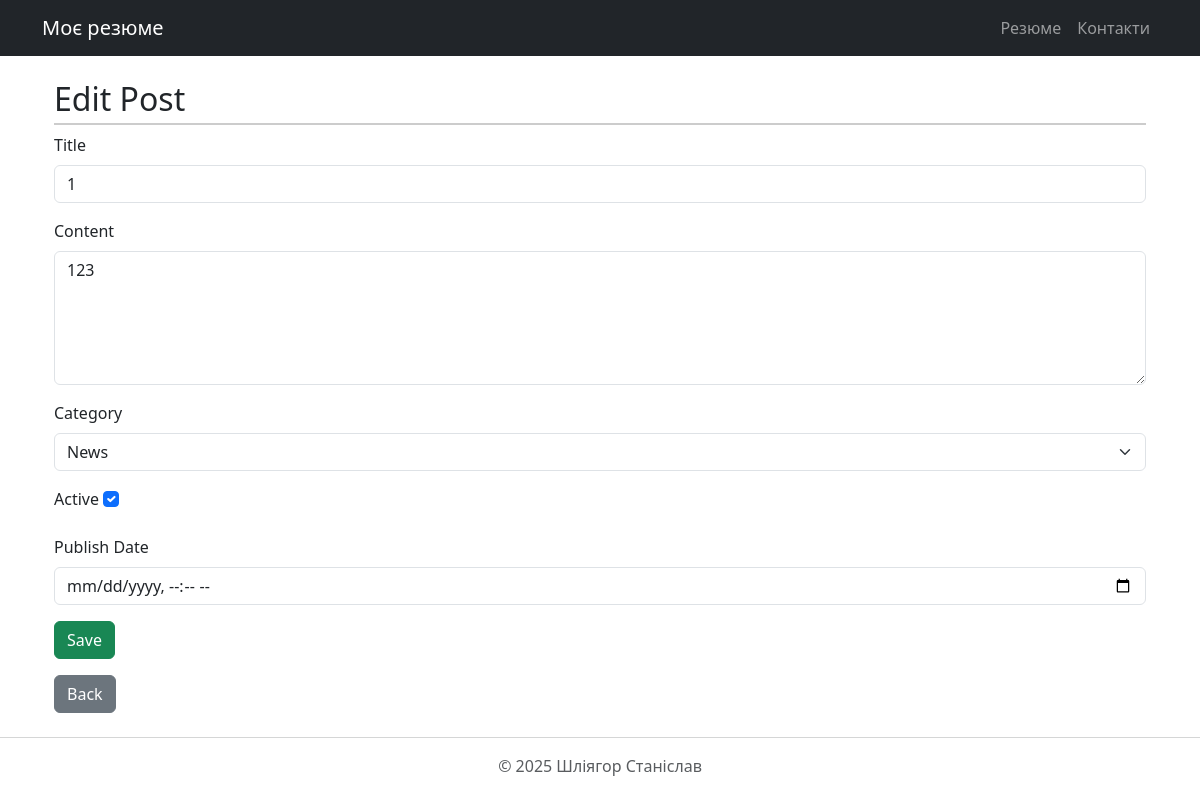
The page /post/1/update on the database its author committed.
### app/posts/models.py (models this page shows, shortened)
class Post(db.Model):
    id = db.Column(db.Integer, primary_key=True)
    title = db.Column(db.String(150), nullable=False)
    content = db.Column(db.Text, nullable=False)
    posted = db.Column(db.DateTime, default=datetime.utcnow)
    category = db.Column(db.Enum(CategoryEnum))
    is_active = db.Column(db.Boolean, default=True)
    author = db.Column(db.String(20), default='Anonymous')

### app/posts/routers.py (the view)
@posts_bp.route('/post/<int:id>/update', methods=['GET', 'POST'])
def edit_post(id):
    post = Post.query.get_or_404(id)
    form = PostForm(obj=post)
    if form.validate_on_submit():
        form.populate_obj(post)
        db.session.commit()
        flash('Post updated!', 'info')
        return redirect(url_for('posts.post_detail', id=id))  # ⚠️ також оновлено
    return render_template('posts/add_post.html', form=form, post=post)

### app/posts/forms.py
class PostForm(FlaskForm):
    title = StringField('Title', validators=[DataRequired(), Length(max=150)])
    content = TextAreaField('Content', validators=[DataRequired()])
    category = SelectField(
        'Category',
        choices=[
            ('news', 'News'),
            ('publication', 'Publication'),
            ('tech', 'Tech'),
            ('other', 'Other')
        ],
        validators=[DataRequired()]
    )
    is_active = BooleanField('Active', default=True)
    publish_date = DateTimeLocalField('Publish Date', format='%Y-%m-%dT%H:%M')
    submit = SubmitField('Save')

### app/posts/templates/posts/add_post.html (shortened to what this page needs)
{% extends "base.html" %}
{% block content %}
<div class="container mt-4">
  <h2>{{ 'Edit Post' if post else 'Add Post' }}</h2>
  <form method="POST">
    <div class="mb-3">
      {{ form.title.label(class="form-label") }}
      {{ form.title(class="form-control") }}
    </div>
    <div class="mb-3">
      {{ form.content.label(class="form-label") }}
      {{ form.content(class="form-control", rows="5") }}
    </div>
    <div class="mb-3">
      {{ form.category.label(class="form-label") }}
      {{ form.category(class="form-select") }}
    </div>
    <div class="mb-3">
      {{ form.is_active.label(class="form-label") }}
      {{ form.is_active(class="form-check-input") }}
    </div>
    <div class="mb-3">
      {{ form.publish_date.label(class="form-label") }}
      {{ form.publish_date(class="form-control") }}
    </div>
    <div class="mt-3">
      {{ form.submit(class="btn btn-success") }}
    </div>
  </form>
  <a href="{{ url_for('posts.all_posts') }}" class="btn btn-secondary mt-3">Back</a>
</div>
{% endblock %}

### app/static/css/styles.css (style rules this page uses)
body { background-color: #f9f9f9; }
h2 { color: #2c3e50; border-bottom: 2px solid #ccc; padding-bottom: 5px; }

### rows shown on the page
Post: title "1", content "123", category "News", is_active "☑"

### other values the page prints
{{ 'Edit Post' if post else 'Add Post' }} "Edit Post"
